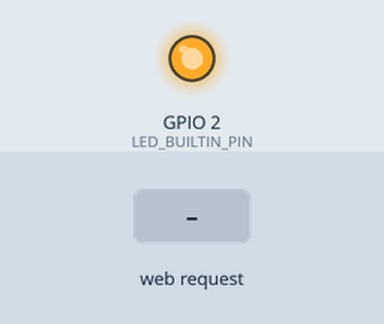
This sketch was run on a simulated ESP8266 (NodeMCU). Shown: output pins drawn as LEDs (lit = HIGH). Inputs (shaded band) come from the test bench. WiFi joins after 1.5 s; servers stay silent unless stated; not simulated (calls return 0 or success): secrets.h; what the sketch prints to the serial monitor is not drawn.

Above: at 2.7 s.
2.8 s: HTTP request GET /on received
At 3.7 s:
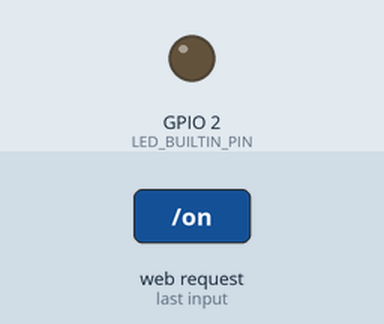
4.3 s: HTTP request GET /off received
At 4.8 s:
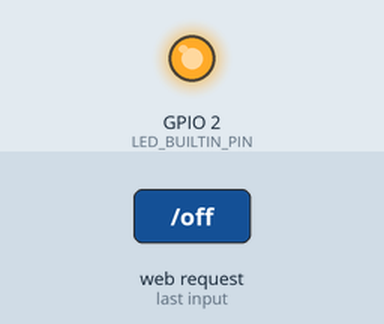
Timing chart, 0 to 7.3 s (numbered marks = the images above; inputs shaded):
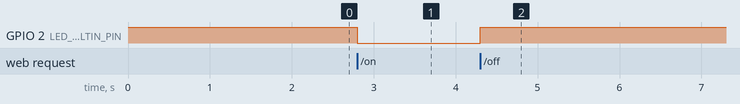

The sketch:

05-web-led-control.ino
```cpp
// ==========================================
// PROGRAM KONTROL LED ESP8266 MELALUI WEB
// ==========================================

#include <ESP8266WiFi.h>
#include <ESP8266WebServer.h>

// Konfigurasi Wi-Fi diambil dari secrets.h (tidak ikut di-commit)
// secrets.h dibuat dari .env dengan menjalankan generate-secrets.ps1
#include "secrets.h"

const char* ssid = WIFI_SSID;
const char* password = WIFI_PASSWORD;

// Membuat web server pada port 80
ESP8266WebServer server(80);

// Menentukan pin LED
const int LED_BUILTIN_PIN = LED_BUILTIN;

// Menyimpan status LED (true = nyala)
bool ledState = false;

// ==========================================
// HALAMAN UTAMA
// ==========================================

void handleRoot() {
  String html = R"rawliteral(
  <!DOCTYPE html>
  <html lang="id">
  <head>
    <meta charset="UTF-8">
    <meta name="viewport" content="width=device-width, initial-scale=1.0">
    <title>Kontrol LED IoT</title>

    <style>
      body {
        font-family: Arial, sans-serif;
        text-align: center;
        background-color: #f2f2f2;
        margin-top: 80px;
      }

      h2 {
        color: #222;
      }

      p {
        color: #555;
      }

      button {
        padding: 12px 25px;
        margin: 10px;
        border: none;
        border-radius: 8px;
        font-size: 16px;
        color: white;
        cursor: pointer;
      }

      .on {
        background-color: green;
      }

      .off {
        background-color: red;
      }
    </style>
  </head>

  <body>
    <h2>Control LED ESP8266</h2>
    <p>Praktikum Pemrograman IoT</p>

    <button class="on" onclick="kirim('/on')">LED ON</button>
    <button class="off" onclick="kirim('/off')">LED OFF</button>

    <p id="status">Status LED: -</p>

    <script>
      function kirim(path) {
        fetch(path)
          .then(function (res) { return res.json(); })
          .then(function (data) {
            document.getElementById("status").textContent =
              "Status LED: " + (data.led === "on" ? "NYALA" : "MATI");
          })
          .catch(function () {
            document.getElementById("status").textContent = "Gagal terhubung ke ESP8266";
          });
      }

      kirim("/status");
    </script>
  </body>
  </html>
  )rawliteral";

  server.send(200, "text/html", html);
}

// ==========================================
// HEADER CORS
// Agar index.html di laptop boleh memanggil
// ESP8266 lewat JavaScript (fetch)
// ==========================================

void sendCORS() {
  server.sendHeader("Access-Control-Allow-Origin", "*");
  server.sendHeader("Access-Control-Allow-Methods", "GET, OPTIONS");
  server.sendHeader("Access-Control-Allow-Headers", "Content-Type");
  server.sendHeader("Access-Control-Allow-Private-Network", "true");
}

// ==========================================
// MENGIRIM STATUS LED DALAM FORMAT JSON
// Contoh balasan: {"led":"on"}
// ==========================================

void sendStatus() {
  sendCORS();

  String json = "{\"led\":\"";
  json += ledState ? "on" : "off";
  json += "\"}";

  server.send(200, "application/json", json);
}

// ==========================================
// MENGATUR LED
// LED bawaan ESP8266 aktif LOW:
// LOW = nyala, HIGH = mati
// ==========================================

void setLED(bool on) {
  ledState = on;
  digitalWrite(LED_BUILTIN_PIN, on ? LOW : HIGH);

  Serial.println(on ? "LED NYALA" : "LED MATI");
}

// ==========================================
// FUNGSI MENYALAKAN LED
// ==========================================

void handleLEDOn() {
  setLED(true);
  sendStatus();
}

// ==========================================
// FUNGSI MEMATIKAN LED
// ==========================================

void handleLEDOff() {
  setLED(false);
  sendStatus();
}

// ==========================================
// FUNGSI CEK STATUS LED
// ==========================================

void handleStatus() {
  sendStatus();
}

// ==========================================
// ALAMAT TIDAK DIKENAL
// Juga menjawab permintaan OPTIONS (preflight CORS)
// ==========================================

void handleNotFound() {
  sendCORS();

  if (server.method() == HTTP_OPTIONS) {
    server.send(204);
    return;
  }

  server.send(404, "text/plain", "Halaman tidak ditemukan");
}

// ==========================================
// SETUP
// ==========================================

void setup() {
  // Memulai komunikasi serial
  Serial.begin(115200);

  // Mengatur pin LED sebagai output
  pinMode(LED_BUILTIN_PIN, OUTPUT);

  // Mematikan LED saat awal
  setLED(false);

  // Menghubungkan ke Wi-Fi
  WiFi.mode(WIFI_STA);

  // Matikan mode hemat daya Wi-Fi agar ESP tidak "hilang" dari jaringan
  WiFi.setSleepMode(WIFI_NONE_SLEEP);

  WiFi.begin(ssid, password);

  Serial.print("Menghubungkan ke Wi-Fi");

  while (WiFi.status() != WL_CONNECTED) {
    delay(500);
    Serial.print(".");
  }

  Serial.println();
  Serial.println("Wi-Fi berhasil terhubung!");

  // Menampilkan alamat IP ESP8266
  Serial.print("Alamat IP: ");
  Serial.println(WiFi.localIP());

  // Mengatur alamat halaman web
  server.on("/", handleRoot);
  server.on("/on", handleLEDOn);
  server.on("/off", handleLEDOff);
  server.on("/status", handleStatus);
  server.onNotFound(handleNotFound);

  // Memulai web server
  server.begin();

  Serial.println("Web server berjalan!");
}

// ==========================================
// LOOP
// ==========================================

void loop() {
  // Menangani permintaan dari browser
  server.handleClient();
}
```

Measured:
- after the input at 2.8 s, GPIO 2 (LED_BUILTIN_PIN): HIGH → LOW at once
- after the input at 4.3 s, GPIO 2 (LED_BUILTIN_PIN): LOW → HIGH at once
